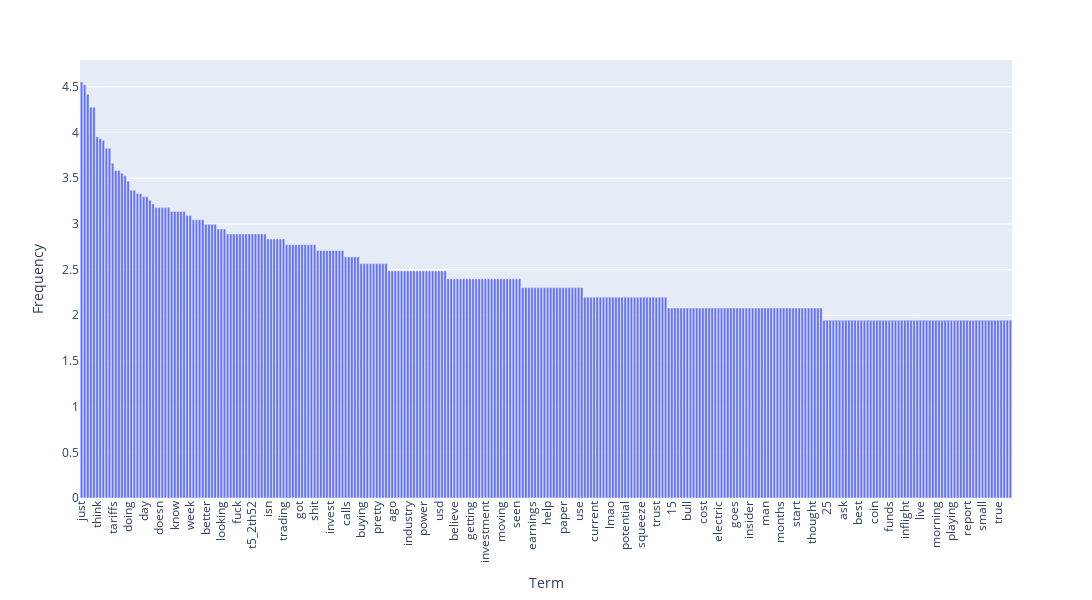

Notebook cell for this chart:
### Markdown cell above
### >>> **Exercise 15 (take home):** 
You can copy the code from the previous exercise and change the 'term_frequencies' variable for the 'term_frequencies_log', comment about the differences that you observe and talk about other possible insights that we can get from a log distribution.

### Code cell
# Answer here

# logged term frequencies
term_frequencies_new_log = [math.log(i) for i in term_frequencies_new]

# get indexes and freq for each token and sort them
term_frequencies_idx = [(idx, freq) for idx, freq in enumerate(term_frequencies_new_log)]
term_frequencies_idx_sorted = sorted(term_frequencies_idx, key=lambda x: x[1], reverse=True)

# get the top 100 most frequently used tokens
feature_names_filtered = [idx for idx, freq in term_frequencies_idx_sorted][:300]
term_frequencies_sorted = [freq for idx, freq in term_frequencies_idx_sorted][:300]

fig = px.bar(pd.DataFrame({"term": vectorizer_new.get_feature_names_out()[feature_names_filtered], "frequency": term_frequencies_sorted}), 
             x="term", 
             y="frequency",
             labels={"term": "Term", "frequency": "Frequency"})

fig.update_layout(xaxis_tickangle=-90, 
                  width=1200, height=600)

fig.show()

# new plot appears to have be less skewed as compared to the original plot, this is due to the log transformation making less frequent tokens more visible.

### Figure 1 — Plotly figure (JSON) as saved in the notebook; plotly's stock layout.template omitted (floating-point values rounded to 4 significant figures; data arrays with more than 128 entries replaced by an {"elided": "..."} marker saying what was removed)
{"data": [{"hovertemplate": "Term=%{x}<br>Frequency=%{y}<extra></extra>", "legendgroup": "", "marker": {"color": "#636efa", "pattern": {"shape": ""}}, "name": "", "orientation": "v", "showlegend": false, "textposition": "auto", "type": "bar", "x": {"elided": "300 str values"}, "xaxis": "x", "y": {"elided": "300 float values"}, "yaxis": "y"}], "layout": {"barmode": "relative", "height": 600, "legend": {"tracegroupgap": 0}, "margin": {"t": 60}, "width": 1200, "xaxis": {"anchor": "y", "domain": [0, 1], "tickangle": -90, "title": {"text": "Term"}}, "yaxis": {"anchor": "x", "domain": [0, 1], "title": {"text": "Frequency"}}}}
